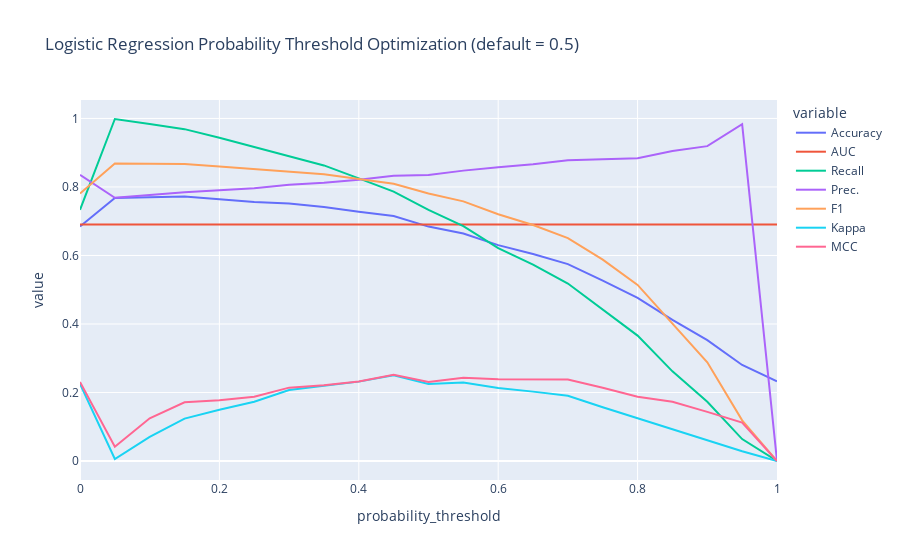

Notebook code for this chart:
### Code cell
thresholded = optimize_threshold(final, optimize="precision", grid_interval=0.05)

### Figure 1 — Plotly figure (JSON) as saved in the notebook; plotly's stock layout.template omitted (floating-point values rounded to 4 significant figures)
{"data": [{"hovertemplate": "variable=Accuracy<br>probability_threshold=%{x}<br>value=%{y}<extra></extra>", "legendgroup": "Accuracy", "line": {"color": "#636efa", "dash": "solid"}, "marker": {"symbol": "circle"}, "mode": "lines", "name": "Accuracy", "orientation": "v", "showlegend": true, "type": "scatter", "x": [0, 0.05, 0.1, 0.15, 0.2, 0.25, 0.3, 0.35, 0.4, 0.45, 0.5, 0.55, 0.6, 0.65, 0.7, 0.75, 0.8, 0.85, 0.9, 0.95, 1], "xaxis": "x", "y": [0.6843, 0.7675, 0.77, 0.7719, 0.7643, 0.7561, 0.7517, 0.7417, 0.7278, 0.7152, 0.6843, 0.6641, 0.6301, 0.6043, 0.5747, 0.5268, 0.4764, 0.4121, 0.3529, 0.2804, 0.2325], "yaxis": "y"}, {"hovertemplate": "variable=AUC<br>probability_threshold=%{x}<br>value=%{y}<extra></extra>", "legendgroup": "AUC", "line": {"color": "#EF553B", "dash": "solid"}, "marker": {"symbol": "circle"}, "mode": "lines", "name": "AUC", "orientation": "v", "showlegend": true, "type": "scatter", "x": [0, 0.05, 0.1, 0.15, 0.2, 0.25, 0.3, 0.35, 0.4, 0.45, 0.5, 0.55, 0.6, 0.65, 0.7, 0.75, 0.8, 0.85, 0.9, 0.95, 1], "xaxis": "x", "y": [0.6905, 0.6905, 0.6905, 0.6905, 0.6905, 0.6905, 0.6905, 0.6905, 0.6905, 0.6905, 0.6905, 0.6905, 0.6905, 0.6905, 0.6905, 0.6905, 0.6905, 0.6905, 0.6905, 0.6905, 0.6905], "yaxis": "y"}, {"hovertemplate": "variable=Recall<br>probability_threshold=%{x}<br>value=%{y}<extra></extra>", "legendgroup": "Recall", "line": {"color": "#00cc96", "dash": "solid"}, "marker": {"symbol": "circle"}, "mode": "lines", "name": "Recall", "orientation": "v", "showlegend": true, "type": "scatter", "x": [0, 0.05, 0.1, 0.15, 0.2, 0.25, 0.3, 0.35, 0.4, 0.45, 0.5, 0.55, 0.6, 0.65, 0.7, 0.75, 0.8, 0.85, 0.9, 0.95, 1], "xaxis": "x", "y": [0.7332, 0.9984, 0.9836, 0.9688, 0.9434, 0.9163, 0.8908, 0.8629, 0.8251, 0.7865, 0.7332, 0.6856, 0.6215, 0.5731, 0.518, 0.4433, 0.3661, 0.2617, 0.1731, 0.064, 0], "yaxis": "y"}, {"hovertemplate": "variable=Prec.<br>probability_threshold=%{x}<br>value=%{y}<extra></extra>", "legendgroup": "Prec.", "line": {"color": "#ab63fa", "dash": "solid"}, "marker": {"symbol": "circle"}, "mode": "lines", "name": "Prec.", "orientation": "v", "showlegend": true, "type": "scatter", "x": [0, 0.05, 0.1, 0.15, 0.2, 0.25, 0.3, 0.35, 0.4, 0.45, 0.5, 0.55, 0.6, 0.65, 0.7, 0.75, 0.8, 0.85, 0.9, 0.95, 1], "xaxis": "x", "y": [0.8352, 0.7682, 0.7764, 0.7846, 0.7902, 0.7966, 0.8062, 0.8123, 0.8212, 0.833, 0.8352, 0.8477, 0.8572, 0.866, 0.8779, 0.8813, 0.8836, 0.9051, 0.9191, 0.9833, 0], "yaxis": "y"}, {"hovertemplate": "variable=F1<br>probability_threshold=%{x}<br>value=%{y}<extra></extra>", "legendgroup": "F1", "line": {"color": "#FFA15A", "dash": "solid"}, "marker": {"symbol": "circle"}, "mode": "lines", "name": "F1", "orientation": "v", "showlegend": true, "type": "scatter", "x": [0, 0.05, 0.1, 0.15, 0.2, 0.25, 0.3, 0.35, 0.4, 0.45, 0.5, 0.55, 0.6, 0.65, 0.7, 0.75, 0.8, 0.85, 0.9, 0.95, 1], "xaxis": "x", "y": [0.7808, 0.8683, 0.8678, 0.867, 0.86, 0.8523, 0.8464, 0.8368, 0.8231, 0.8091, 0.7808, 0.7579, 0.7202, 0.6891, 0.6506, 0.588, 0.5141, 0.4025, 0.288, 0.1188, 0], "yaxis": "y"}, {"hovertemplate": "variable=Kappa<br>probability_threshold=%{x}<br>value=%{y}<extra></extra>", "legendgroup": "Kappa", "line": {"color": "#19d3f3", "dash": "solid"}, "marker": {"symbol": "circle"}, "mode": "lines", "name": "Kappa", "orientation": "v", "showlegend": true, "type": "scatter", "x": [0, 0.05, 0.1, 0.15, 0.2, 0.25, 0.3, 0.35, 0.4, 0.45, 0.5, 0.55, 0.6, 0.65, 0.7, 0.75, 0.8, 0.85, 0.9, 0.95, 1], "xaxis": "x", "y": [0.2248, 0.0058, 0.0701, 0.1238, 0.1496, 0.173, 0.2072, 0.2189, 0.2317, 0.25, 0.2248, 0.2292, 0.2133, 0.2025, 0.1905, 0.157, 0.1245, 0.094, 0.0617, 0.0283, 0], "yaxis": "y"}, {"hovertemplate": "variable=MCC<br>probability_threshold=%{x}<br>value=%{y}<extra></extra>", "legendgroup": "MCC", "line": {"color": "#FF6692", "dash": "solid"}, "marker": {"symbol": "circle"}, "mode": "lines", "name": "MCC", "orientation": "v", "showlegend": true, "type": "scatter", "x": [0, 0.05, 0.1, 0.15, 0.2, 0.25, 0.3, 0.35, 0.4, 0.45, 0.5, 0.55, 0.6, 0.65, 0.7, 0.75, 0.8, 0.85, 0.9, 0.95, 1], "xaxis": "x", "y": [0.2309, 0.0414, 0.1248, 0.1712, 0.1771, 0.1877, 0.2142, 0.2213, 0.2318, 0.2516, 0.2309, 0.2433, 0.2386, 0.2373, 0.2376, 0.2136, 0.1877, 0.1727, 0.1435, 0.1119, 0], "yaxis": "y"}], "layout": {"legend": {"title": {"text": "variable"}, "tracegroupgap": 0}, "title": {"text": "Logistic Regression Probability Threshold Optimization (default = 0.5)"}, "xaxis": {"anchor": "y", "domain": [0, 1], "title": {"text": "probability_threshold"}}, "yaxis": {"anchor": "x", "domain": [0, 1], "title": {"text": "value"}}}}
